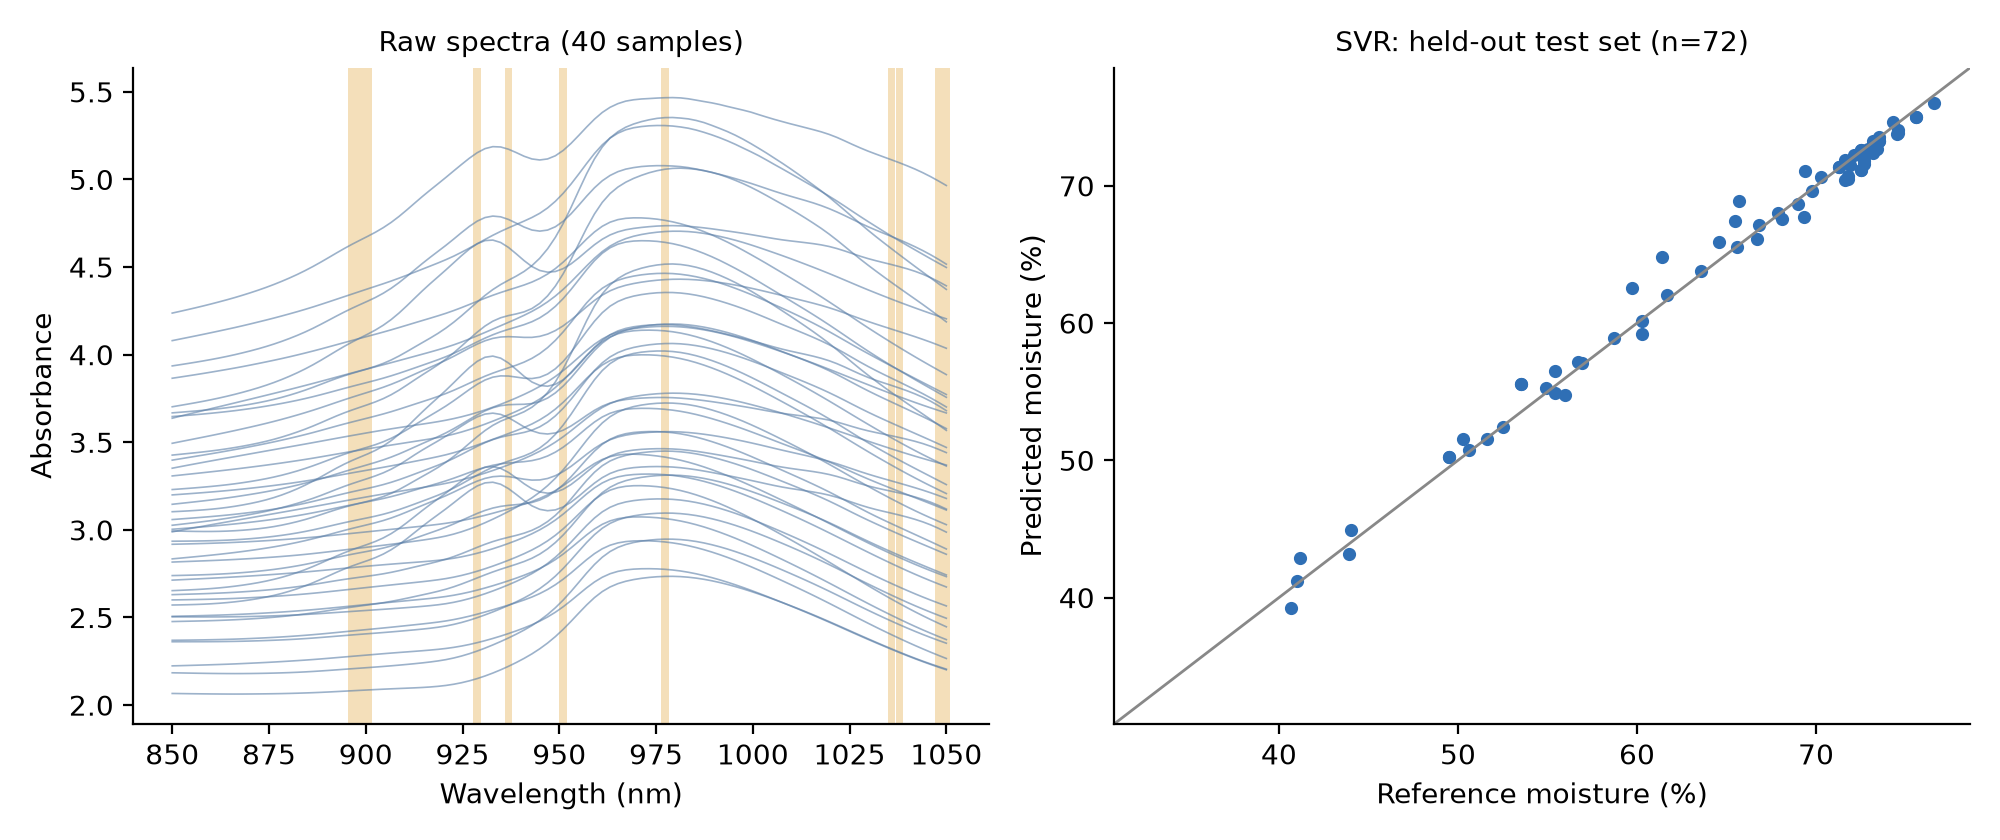

Generate this figure with Python:
"""Preliminary proof of concept: Tea Sense pipeline on the public Tecator NIR dataset (moisture target)."""
import numpy as np, time, json
from scipy.signal import savgol_filter
from scipy.stats import wilcoxon
from sklearn.cross_decomposition import PLSRegression
from sklearn.svm import SVR
from sklearn.ensemble import RandomForestRegressor
from sklearn.model_selection import KFold, cross_val_predict, GridSearchCV
from sklearn.preprocessing import StandardScaler
from sklearn.pipeline import make_pipeline
import matplotlib; matplotlib.use('Agg'); import matplotlib.pyplot as plt

rng = np.random.default_rng(42)
# ---- load ARFF
rows, attrs, data = [], [], False
for line in open('tecator.arff', encoding='latin-1'):
    l = line.strip()
    if not l or l.startswith('%'): continue
    if l.lower().startswith('@attribute'): attrs.append(l.split()[1]); continue
    if l.lower().startswith('@data'): data = True; continue
    if data: rows.append([float(v) for v in l.split(',')])
A = np.array(rows); idx = {a: i for i, a in enumerate(attrs)}
X = A[:, [idx[f'absorbance_{i}'] for i in range(1, 101)]]; y = A[:, idx['moisture']]
wl = np.linspace(850, 1050, 100)
print('samples', X.shape, 'moisture range', y.min(), y.max())

# ---- Kennard-Stone split 70/30
def kennard_stone(X, n):
    d = ((X[:, None, :] - X[None, :, :]) ** 2).sum(-1)
    i, j = np.unravel_index(d.argmax(), d.shape); sel = [i, j]
    rem = [k for k in range(len(X)) if k not in sel]
    while len(sel) < n:
        mind = d[np.ix_(rem, sel)].min(1); k = rem[int(mind.argmax())]; sel.append(k); rem.remove(k)
    return np.array(sel), np.array(rem)
cal, test = kennard_stone(X, int(0.7 * len(X)))
Xc, Xt, yc, yt = X[cal], X[test], y[cal], y[test]

# ---- preprocessing
snv = lambda Z: (Z - Z.mean(1, keepdims=True)) / Z.std(1, keepdims=True)
sg = lambda Z, d=0: savgol_filter(Z, 11, 2, deriv=d, axis=1)
msc_ref = Xc.mean(0)
def msc(Z):
    out = np.empty_like(Z)
    for i, z in enumerate(Z):
        b, a = np.polyfit(msc_ref, z, 1); out[i] = (z - a) / b
    return out
PRE = {'Raw': lambda Z: Z, 'SNV': snv, 'MSC': msc, 'SG smoothing': lambda Z: sg(Z), 'SG 1st derivative': lambda Z: sg(Z, 1),
       'SNV + SG 1st derivative': lambda Z: sg(snv(Z), 1), 'SG 2nd derivative': lambda Z: sg(Z, 2)}

kf = KFold(10, shuffle=True, random_state=42)
def rmse(a, b): return float(np.sqrt(np.mean((a - b) ** 2)))
def pls_cv(Z, yv, maxlv=15):
    best = None
    for lv in range(1, maxlv + 1):
        p = cross_val_predict(PLSRegression(lv, scale=False), Z, yv, cv=kf).ravel(); r = rmse(p, yv)
        if best is None or r < best[1]: best = (lv, r)
    return best

pre_rows = []
for name, f in PRE.items():
    lv, r = pls_cv(f(Xc), yc)
    m = PLSRegression(lv, scale=False).fit(f(Xc), yc); pt = m.predict(f(Xt)).ravel()
    pre_rows.append([name, lv, round(r, 3), round(rmse(pt, yt), 3)])
    print('PRE', name, lv, round(r, 3), round(rmse(pt, yt), 3))
best_pre = min(pre_rows, key=lambda r: r[2])[0]; F = PRE[best_pre]
Zc, Zt = F(Xc), F(Xt)

# ---- simplified CARS
def cars(Z, yv, runs=50, lv=10):
    n, p = Z.shape; keep = np.arange(p); hist = []
    a = (p / 2) ** (1 / (runs - 1)); k = np.log(p / 2) / (runs - 1)
    for i in range(1, runs + 1):
        sub = rng.choice(n, int(0.8 * n), replace=False)
        m = PLSRegression(min(lv, len(keep)), scale=False).fit(Z[sub][:, keep], yv[sub])
        w = np.abs(m.coef_.ravel()); r = a * np.exp(-k * i); nkeep = max(2, int(round(r * p)))
        keep = keep[np.argsort(w)[::-1][:min(nkeep, len(keep))]]
        lvb, rb = pls_cv(Z[:, keep], yv, maxlv=min(lv, len(keep)))
        hist.append((rb, keep.copy(), lvb))
    rb, kb, lvb = min(hist, key=lambda h: h[0]); return np.sort(kb), lvb, rb
sel_counts = np.zeros(100)
best_cars = None
for rep in range(10):
    kb, lvb, rb = cars(Zc, yc); sel_counts[kb] += 1
    if best_cars is None or rb < best_cars[2]: best_cars = (kb, lvb, rb)
kb, lvb, rb = best_cars
mc = PLSRegression(lvb, scale=False).fit(Zc[:, kb], yc); ptc = mc.predict(Zt[:, kb]).ravel()
cars_row = [len(kb), lvb, round(rb, 3), round(rmse(ptc, yt), 3)]
print('CARS', cars_row)

# ---- models on best preprocessing (full spectrum)
lvp, _ = pls_cv(Zc, yc)
pls = PLSRegression(lvp, scale=False).fit(Zc, yc)
svr = GridSearchCV(make_pipeline(StandardScaler(), SVR()), {'svr__C': [1, 10, 100, 1000], 'svr__gamma': ['scale', 0.001, 0.01], 'svr__epsilon': [0.05, 0.2]}, cv=kf, scoring='neg_root_mean_squared_error').fit(Zc, yc)
rf = GridSearchCV(RandomForestRegressor(random_state=42), {'n_estimators': [300], 'max_depth': [None, 10], 'max_features': ['sqrt', 0.3]}, cv=kf, scoring='neg_root_mean_squared_error').fit(Zc, yc)
mean_pred = np.full_like(yt, yc.mean())
def stats(name, pc, pt):
    sd = yt.std(ddof=1); e = pt - yt
    return dict(model=name, RMSEC=round(rmse(pc, yc), 3), RMSEP=round(rmse(pt, yt), 3), R2p=round(1 - (e ** 2).sum() / ((yt - yt.mean()) ** 2).sum(), 3), RPD=round(sd / rmse(pt, yt), 2), bias=round(e.mean(), 3))
preds = {'PLSR': (pls.predict(Zc).ravel(), pls.predict(Zt).ravel()), 'SVR': (svr.predict(Zc), svr.predict(Zt)), 'Random Forest': (rf.predict(Zc), rf.predict(Zt)), 'CARS-PLSR': (mc.predict(Zc[:, kb]).ravel(), ptc)}
res = [stats('Mean-only baseline', np.full_like(yc, yc.mean()), mean_pred)] + [stats(k, *v) for k, v in preds.items()]
for r in res: print(r)
# paired test SVR vs PLSR
w = wilcoxon(np.abs(preds['SVR'][1] - yt), np.abs(preds['PLSR'][1] - yt))
print('wilcoxon SVR vs PLSR p=', w.pvalue)
# timing
t0 = time.perf_counter()
for i in range(len(Xt)): pls.predict(F(Xt[i:i + 1]))
tp = (time.perf_counter() - t0) / len(Xt) * 1000
print('ms per prediction', tp)

# ---- figures
best = min(res[1:], key=lambda r: r['RMSEP'])['model']
fig, ax = plt.subplots(1, 2, figsize=(10, 4.2), dpi=200)
ax[0].plot(wl, Xc[:40].T, lw=0.6, color='#5b7fa8', alpha=.6); ax[0].set_xlabel('Wavelength (nm)'); ax[0].set_ylabel('Absorbance'); ax[0].set_title('Raw spectra (40 samples)', fontsize=10)
for s in kb: ax[0].axvspan(wl[s] - 1, wl[s] + 1, color='#e0a43a', alpha=.35, lw=0)
pb = preds[best][1]
ax[1].scatter(yt, pb, s=14, color='#2f6fb5'); lo, hi = y.min() - 2, y.max() + 2
ax[1].plot([lo, hi], [lo, hi], color='#888', lw=1); ax[1].set_xlim(lo, hi); ax[1].set_ylim(lo, hi)
ax[1].set_xlabel('Reference moisture (%)'); ax[1].set_ylabel('Predicted moisture (%)'); ax[1].set_title(f'{best}: held-out test set (n={len(yt)})', fontsize=10)
for a in ax: a.spines[['top', 'right']].set_visible(False)
plt.tight_layout(); plt.savefig('poc.png'); plt.close()
json.dump(dict(n=len(X), ncal=len(cal), ntest=len(test), yrange=[float(y.min()), float(y.max())], pre=pre_rows, best_pre=best_pre, cars=cars_row, res=res, wilcoxon_p=float(w.pvalue), ms_pred=tp, best=best, svr_params=svr.best_params_, plslv=lvp), open('poc.json', 'w'), indent=1)
